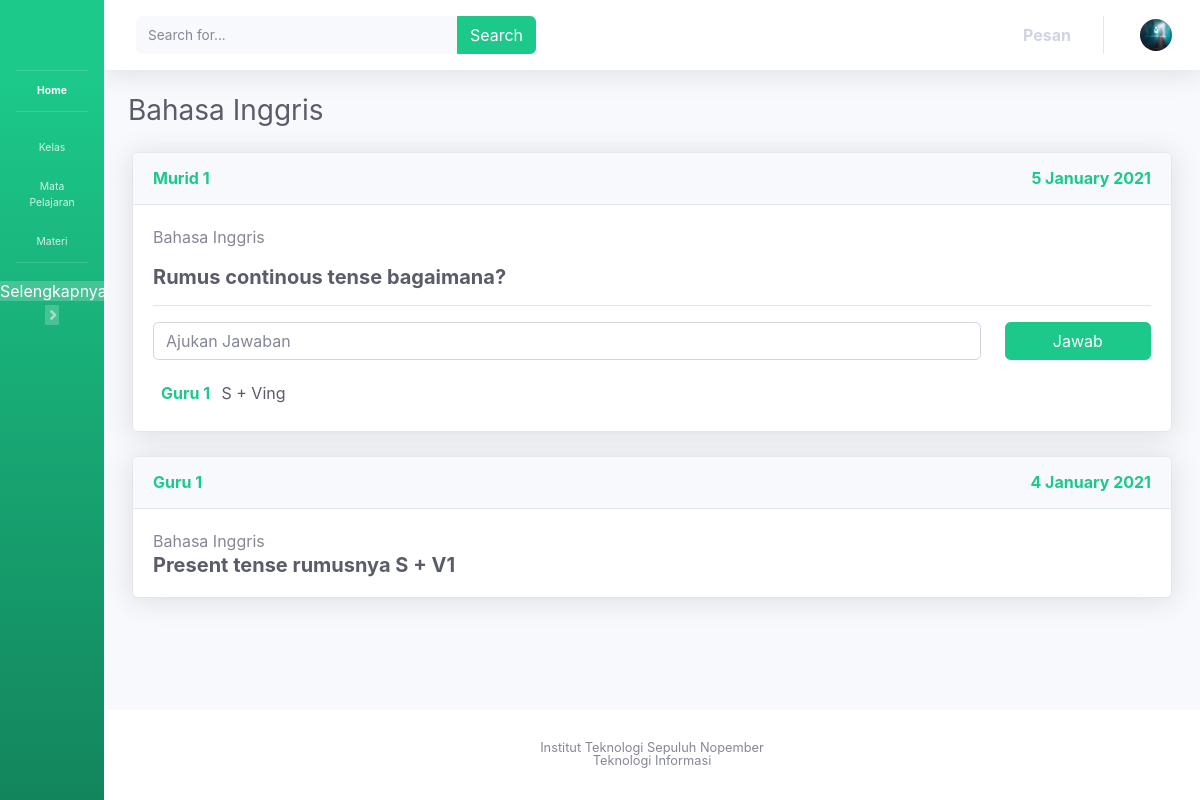
/BahasaInggris.php, run on the app's committed database.
### tables this page shows
CREATE TABLE IF NOT EXISTS `daftar_pertanyaan` (
  `id_pertanyaan` int(11) NOT NULL AUTO_INCREMENT,
  `mata_pelajaran` varchar(50) NOT NULL,
  `pertanyaan` varchar(10000) NOT NULL,
  `urgent` varchar(20) DEFAULT NULL,
  `penanya` varchar(50) NOT NULL,
  `tgl_post` timestamp NOT NULL DEFAULT current_timestamp() ON UPDATE current_timestamp(),
  PRIMARY KEY (`id_pertanyaan`)
);

CREATE TABLE IF NOT EXISTS `daftar_jawaban` (
  `id_jawaban` int(11) NOT NULL AUTO_INCREMENT,
  `penjawab` varchar(50) NOT NULL,
  `jawaban` varchar(255) NOT NULL,
  `tgl_post` timestamp NOT NULL DEFAULT current_timestamp() ON UPDATE current_timestamp(),
  `id_pertanyaan` int(11) NOT NULL,
  PRIMARY KEY (`id_jawaban`)
);

CREATE TABLE IF NOT EXISTS `daftar_materi` (
  `id_materi` int(11) NOT NULL AUTO_INCREMENT,
  `mata_pelajaran` varchar(50) NOT NULL,
  `materi` varchar(10000) NOT NULL,
  `live` varchar(20) DEFAULT NULL,
  `pemateri` varchar(50) NOT NULL,
  `tgl_post` timestamp NOT NULL DEFAULT current_timestamp() ON UPDATE current_timestamp(),
  PRIMARY KEY (`id_materi`)
);

### BahasaInggris.php (the view, shortened to what this page needs)
<?php
  include 'conn.php';
  $pitakonan = "SELECT * FROM daftar_pertanyaan WHERE `mata_pelajaran`='Bahasa Inggris' ORDER BY tgl_post DESC";
  $wangsulan = "SELECT * FROM daftar_jawaban";
  $materi = "SELECT * FROM daftar_materi WHERE `mata_pelajaran`='Bahasa Inggris' ORDER BY tgl_post DESC";
  $rows = mysqli_query($conn, $pitakonan);
  $list = mysqli_query($conn, $materi);
  $baris = mysqli_query($conn, $wangsulan);
  $j = 0;
?>
<!DOCTYPE html>
<html lang="en"><head>
  <link href="bootstrap_files/all.css" rel="stylesheet" type="text/css">
  <link href="bootstrap_files/css.css" rel="stylesheet">
  <link href="bootstrap_files/sb-admin-2.css" rel="stylesheet">
</head>
<body id="page-top" data-new-gr-c-s-check-loaded="8.867.0" class="sidebar-toggled">
  <div id="wrapper">
    <ul class="navbar-nav bg-gradient-success sidebar sidebar-dark accordion toggled" id="accordionSidebar">
      <a class="sidebar-brand d-flex align-items-center justify-content-center" href="#">
      </a>
      <hr class="sidebar-divider my-0">
      <li class="nav-item active">
        <a class="nav-link" href="#">
          <span>Home</span></a>
      </li>
      <hr class="sidebar-divider">
      <li class="nav-item">
        <a class="nav-link collapsed" href="#" target="blank">
          <span>Kelas</span>
        </a>
      </li>
      <li class="nav-item">
        <a class="nav-link collapsed" href="#" target="blank">
          <span>Mata Pelajaran</span>
        </a>
      </li>
      <li class="nav-item">
        <a class="nav-link collapsed" href="#" target="blank">
          <span>Materi</span>
        </a>
      </li>
      <hr class="sidebar-divider">
      <div class="text-center d-none d-md-inline">
        <a class="mx-my-1 px-py-1 no-arrow" style="color:white;" id="sidebarToggle"> Selengkapnya </a>
      </div>
    </ul>
    <div id="content-wrapper" class="d-flex flex-column">
      <div id="content">
        <nav class="navbar navbar-expand navbar-light bg-white topbar mb-4 static-top shadow">
          <form class="d-none d-sm-inline-block form-inline mr-auto ml-md-3 my-2 my-md-0 mw-100 navbar-search">
            <div class="input-group">
              <input type="text" class="form-control bg-light border-0 small" placeholder="Search for..." aria-label="Search" aria-describedby="basic-addon2">
              <div class="input-group-append">
                <button class="btn btn-success" type="button">
                    <a>Search</a>
                </button>
              </div>
            </div>
          </form>
          <ul class="navbar-nav ml-auto">
            <li class="nav-item dropdown no-arrow mx-1">
              <a class="nav-link dropdown-toggle" href="#" id="messagesDropdown" role="button" data-toggle="dropdown" aria-haspopup="true" aria-expanded="false">
                <strong>Pesan</strong>
              </a>
            </li>
            <li class="nav-item dropdown no-arrow">
              <a class="nav-link dropdown-toggle" href="#" id="userDropdown" role="button" data-toggle="dropdown" aria-haspopup="true" aria-expanded="false">
                <img class="img-profile rounded-circle" src="bootstrap_files/60x60.jpg">
              </a>
            </li>
          </ul>
        </nav>
        <div class="container-fluid">
          <div class="d-sm-flex align-items-center justify-content-between mb-4">
            <h1 class="h3 mb-0 text-gray-800">Bahasa Inggris</h1>
          </div>
          <?php foreach($rows as $row) :?>
              <div class="card shadow mb-4 mx-1" id="header<?= $j ?>">
                <div class="card-header py-3 d-flex flex-row align-items-center justify-content-between">
                  <h6 class="m-0 font-weight-bold text-success"> <?=  $row['penanya'] ?> </h6>
                  <h6 class="m-0 font-weight-bold text-success">
                    <?php
                      $tanggal = date('j F Y', strtotime($row['tgl_post']));
                      echo $tanggal;
                    ?>
                  </h6>
                </div>
                <div class="card-body">
                  <a class="mb-3"> <?=  $row['mata_pelajaran'] ?> </a>
                  <p class="h5 mt-3 font-weight-bold text-gray-800"> <?=  $row['pertanyaan'] ?> </p>
                  <hr class="divider">
                  <form class="form-group row" style="margin-bottom: 0px;" action="<?php echo 'BahasaInggris.php?idPertanyaan='.$row['id_pertanyaan'];?>#header<?= $j ?>" method="post">
                      <div class="col-sm-8 col-md-10 mb-3"  style="margin-bottom:0px;">
                        <input type="text" class="form-control form-control-user" id="jawaban<?= $j ?>" name="jawaban" placeholder="Ajukan Jawaban" required>
                      </div>
                      <div class="col-sm-4 col-md-2">
                        <button type="submit" name="jawab" class="btn btn-success btn-user btn-block" id="button<?= $j ?>">
                           Jawab
                        </button>
                      </div>
                  </form>
                  <div class="form-group row" id="output<?= $j ?>" style="margin-bottom: 0px;">
                    <div class="card-body" style="padding-top: 0px;padding-bottom: 0px;">
                      <?php foreach($baris as $bari) :?>
                       <?php if($bari["id_pertanyaan"]==$row["id_pertanyaan"]) : ?>
                        <h6 class="mt-2 font-weight-bold text-success">
                          <?=  $bari['penjawab'] ?> &nbsp;
                          <a class="h6 mb-0 text-gray-800"> <?= $bari["jawaban"]; ?></a>
                        </h6>
                       <?php endif; ?>
                      <?php endforeach;?>
                    </div>
                  </div>
                </div>
              </div>
          <?php $j++; endforeach;?>
          <?php foreach($list as $lit) :?>
            <div class="card shadow mb-4 mx-1">
              <div class="card-header py-3 d-flex flex-row align-items-center justify-content-between">
                <h6 class="m-0 font-weight-bold text-success"> <?=  $lit['pemateri'] ?> </h6>
                <h6 class="m-0 font-weight-bold text-success">
                    <?php
                      $tanggal = date('j F Y', strtotime($lit['tgl_post']));
                      echo $tanggal;
                    ?>
                 </h6>
              </div>
              <div class="card-body">
                <a class="mb-3"> <?=  $lit['mata_pelajaran'] ?> </a>
                <p class="h5 mb-0 font-weight-bold text-gray-800"> <?=  $lit['materi'] ?> </p>
              </div>
            </div>
        <?php endforeach;?>
        </div>
      </div>
      <footer class="sticky-footer bg-white">
        <div class="container my-auto">
          <div class="copyright text-center my-auto">
            <span>Institut Teknologi Sepuluh Nopember</span><br>
            <span>Teknologi Informasi</span>
          </div>
        </div>
      </footer>
    </div>
  </div>
</body></html>

### data on the page
daftar_pertanyaan: penanya "Murid 1", tgl_post "5 January 2021", mata_pelajaran "Bahasa Inggris", pertanyaan "Rumus continous tense bagaimana?"
daftar_jawaban: penjawab "Guru 1", jawaban "S + Ving"
daftar_materi: pemateri "Guru 1", tgl_post "4 January 2021", mata_pelajaran "Bahasa Inggris", materi "Present tense rumusnya S + V1"
